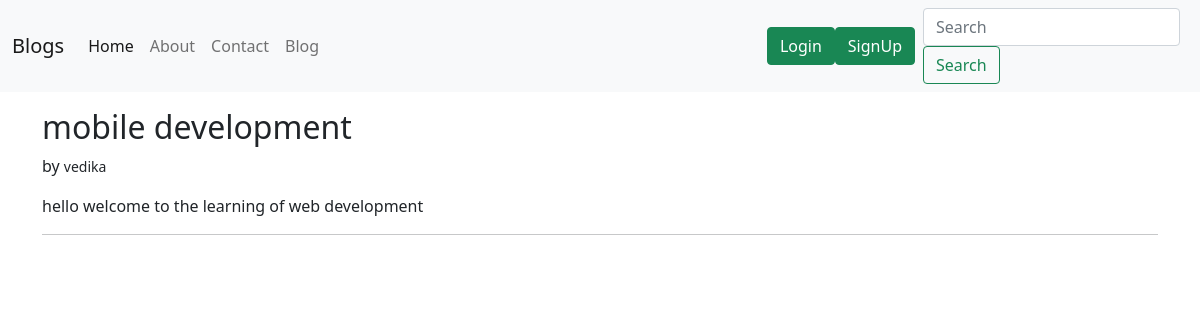
/blog/iamvs, run on the app's committed database.
### blog/models.py (models this page shows, shortened)
class Post(models.Model):
    sno=models.AutoField(primary_key=True)
    title=models.CharField(max_length=255)
    author=models.CharField(max_length=14)
    slug=models.CharField(max_length=100)
    timeStamp:models.DateTimeField(blank=True)
    content=models.TextField()

### blog/views.py (the view)
# urls.py: path('<str:slug>',views.blogPost,name='blogPost')
def blogPost(request,slug):
    post=Post.objects.filter(slug=slug).first()
    context={'post':post}
    return render(request,'blog/blogPost.html',context)

### templates/blog/blogPost.html (shortened to what this page needs)
{% extends 'base.html' %}
{%block body%}
<div class="container my-3">
    <div class="blog-post">
        <h2 class="blog-post-title">{{post.title}}</h2>
          <p>by <small>{{post.author}}</small></p>
        <p>{{post.content}}</p>
        <hr>
    </div>
</div>
 {% endblock body%}

### data on the page
Post: title "mobile development", author "vedika", content "hello welcome to the learning of web development"
